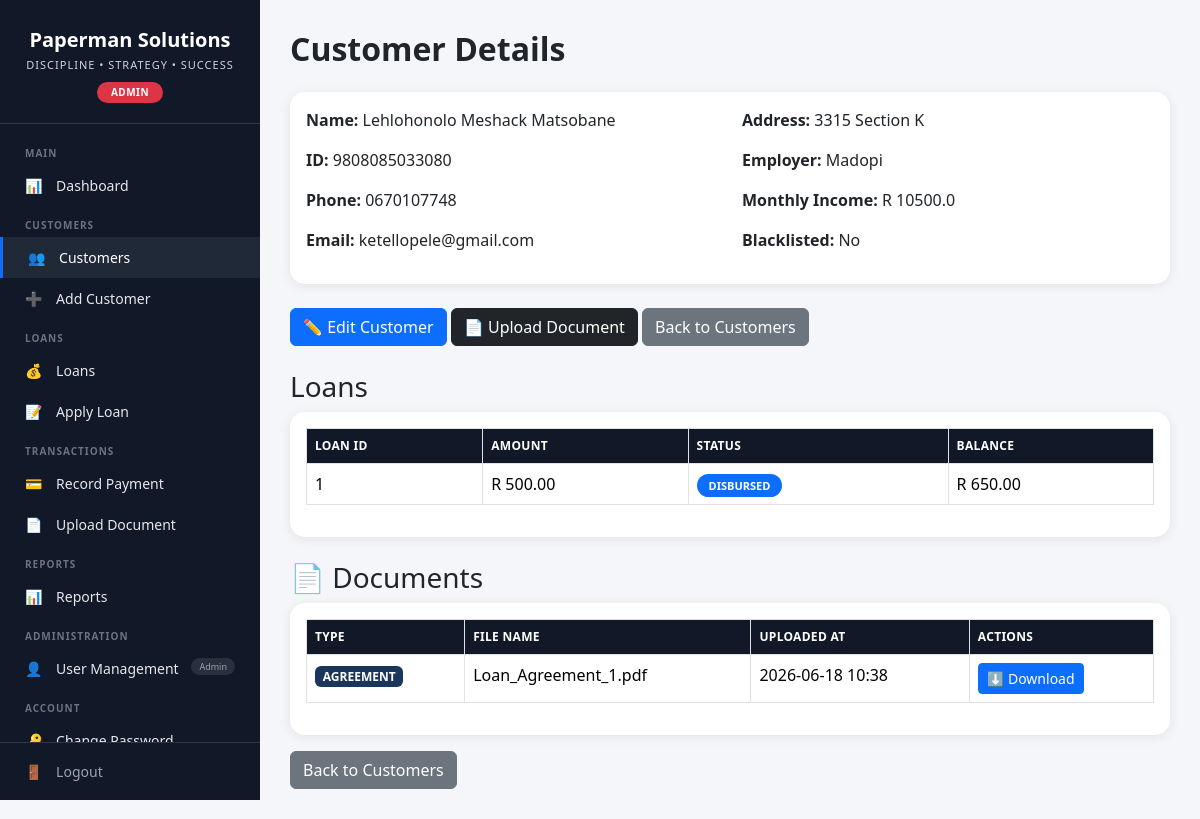
The page /customers/1 (signed in) on the database its author committed.
### app/models/user.py (models this page shows)
class User(Base):
    __tablename__ = "users"
    id = Column(Integer, primary_key=True, index=True)
    username = Column(String(50), unique=True, nullable=False)
    hashed_password = Column(String(200), nullable=False)
    full_name = Column(String(100))
    role = Column(String(20), default="loan_officer")  # admin, manager, loan_officer
    is_active = Column(Boolean, default=True)
    created_at = Column(DateTime(timezone=True), server_default=func.now())
    updated_at = Column(DateTime(timezone=True), onupdate=func.now())

### app/models/customer.py (models this page shows)
class Customer(Base):
    __tablename__ = "customers"
    id = Column(Integer, primary_key=True, index=True)
    first_name = Column(String(100), nullable=False)
    last_name = Column(String(100), nullable=False)
    id_number = Column(String(50), unique=True, nullable=False, index=True)
    phone = Column(String(20), nullable=False)
    email = Column(String(100), nullable=True)
    address = Column(String(200), nullable=True)
    employer = Column(String(100), nullable=True)
    monthly_income = Column(Float, default=0.0)
    is_blacklisted = Column(Boolean, default=False)
    created_at = Column(DateTime(timezone=True), server_default=func.now())
    updated_at = Column(DateTime(timezone=True), onupdate=func.now())
    loans = relationship("Loan", back_populates="customer", cascade="all, delete-orphan")
    documents = relationship("Document", back_populates="customer", cascade="all, delete-orphan")

### app/models/loan.py (models this page shows)
class Loan(Base):
    __tablename__ = "loans"
    id = Column(Integer, primary_key=True, index=True)
    customer_id = Column(Integer, ForeignKey("customers.id"), nullable=False)
    amount = Column(Float, nullable=False)
    term_months = Column(Integer, nullable=False)
    interest_rate = Column(Float, nullable=False)
    interest_amount = Column(Float, nullable=False)
    total_repayment = Column(Float, nullable=False)
    monthly_installment = Column(Float, nullable=False)
    status = Column(String(20), default="PENDING")
    balance_remaining = Column(Float, default=0.0)
    approval_date = Column(Date, nullable=True)
    disbursement_date = Column(Date, nullable=True)
    next_due_date = Column(Date, nullable=True)
    created_at = Column(DateTime(timezone=True), server_default=func.now())
    updated_at = Column(DateTime(timezone=True), onupdate=func.now())
    customer = relationship("Customer", back_populates="loans")
    payments = relationship("Payment", back_populates="loan", cascade="all, delete-orphan")
    documents = relationship("Document", back_populates="loan", cascade="all, delete-orphan")

### app/models/document.py (models this page shows)
class Document(Base):
    __tablename__ = "documents"
    id = Column(Integer, primary_key=True, index=True)
    customer_id = Column(Integer, ForeignKey("customers.id"), nullable=True)
    loan_id = Column(Integer, ForeignKey("loans.id"), nullable=True)
    file_name = Column(String(255), nullable=False)
    file_path = Column(String(500), nullable=False)
    file_type = Column(String(50))
    uploaded_by = Column(Integer)
    uploaded_at = Column(DateTime(timezone=True), server_default=func.now())
    customer = relationship("Customer", back_populates="documents")
    loan = relationship("Loan", back_populates="documents")

### app/routers/customers.py (the view)
@router.get("/{customer_id}", response_class=HTMLResponse)
def view_customer(
    request: Request,
    customer_id: int,
    db: Session = Depends(get_db),
    current_user: User = Depends(get_current_user)
):
    customer = db.query(Customer).filter(Customer.id == customer_id).first()
    if not customer:
        raise HTTPException(status_code=404)
    loans = db.query(Loan).filter(Loan.customer_id == customer_id).all()
    return templates.TemplateResponse("customers/details.html", {
        "request": request,
        "customer": customer,
        "loans": loans,
        "user": current_user
    })

### app/templates/customers/details.html
{% extends "base.html" %}
{% block content %}
<h2 class="top-title mb-4">Customer Details</h2>
<div class="card section-card mb-4">
    <div class="card-body">
        <div class="row">
            <div class="col-md-6">
                <p><strong>Name:</strong> {{ customer.first_name }} {{ customer.last_name }}</p>
                <p><strong>ID:</strong> {{ customer.id_number }}</p>
                <p><strong>Phone:</strong> {{ customer.phone }}</p>
                <p><strong>Email:</strong> {{ customer.email|default('N/A') }}</p>
            </div>
            <div class="col-md-6">
                <p><strong>Address:</strong> {{ customer.address|default('N/A') }}</p>
                <p><strong>Employer:</strong> {{ customer.employer|default('N/A') }}</p>
                <p><strong>Monthly Income:</strong> R {{ customer.monthly_income|default(0) }}</p>
                <p><strong>Blacklisted:</strong> {% if customer.is_blacklisted %}Yes{% else %}No{% endif %}</p>
            </div>
        </div>
    </div>
</div>
<div class="mb-3">
    <a href="/customers/{{ customer.id }}/edit" class="btn btn-primary">✏️ Edit Customer</a>
    <a href="/documents/upload?customer_id={{ customer.id }}" class="btn btn-dark">📄 Upload Document</a>
    <a href="/customers/" class="btn btn-secondary">Back to Customers</a>
</div>
<h3 class="mt-4">Loans</h3>
<div class="card section-card mb-4">
    <div class="card-body">
        <div class="table-responsive">
            <table class="table table-bordered">
                <thead>
                    <tr>
                        <th>Loan ID</th>
                        <th>Amount</th>
                        <th>Status</th>
                        <th>Balance</th>
                    </tr>
                </thead>
                <tbody>
                    {% for loan in loans %}
                    <tr>
                        <td>{{ loan.id }}</td>
                        <td>R {{ "%.2f"|format(loan.amount) }}</td>
                        <td>
                            {% if loan.status == "APPROVED" %}
                                <span class="badge-approved">APPROVED</span>
                            {% elif loan.status == "REJECTED" %}
                                <span class="badge-rejected">REJECTED</span>
                            {% elif loan.status == "DISBURSED" %}
                                <span class="badge-disbursed">DISBURSED</span>
                            {% elif loan.status == "COMPLETED" %}
                                <span class="badge-completed">COMPLETED</span>
                            {% elif loan.status == "DEFAULTED" %}
                                <span class="badge-defaulted">DEFAULTED</span>
                            {% else %}
                                <span class="badge-pending">{{ loan.status }}</span>
                            {% endif %}
                        </td>
                        <td>R {{ "%.2f"|format(loan.balance_remaining) }}</td>
                    </tr>
                    {% else %}
                    <tr>
                        <td colspan="4" class="text-center">No loans found.</td>
                    </tr>
                    {% endfor %}
                </tbody>
            </table>
        </div>
    </div>
</div>
<h3 class="mt-4">📄 Documents</h3>
<div class="card section-card">
    <div class="card-body">
        <div class="table-responsive">
            <table class="table table-bordered">
                <thead>
                    <tr>
                        <th>Type</th>
                        <th>File Name</th>
                        <th>Uploaded At</th>
                        <th>Actions</th>
                    </tr>
                </thead>
                <tbody>
                    {% for doc in customer.documents %}
                    <tr>
                        <td>
                            <span class="badge" style="background:#1a365d; color:white;">
                                {{ doc.file_type|upper }}
                            </span>
                        </td>
                        <td>{{ doc.file_name }}</td>
                        <td>{{ doc.uploaded_at.strftime('%Y-%m-%d %H:%M') }}</td>
                        <td>
                            <a href="/documents/download/{{ doc.id }}" class="btn btn-sm btn-primary">⬇️ Download</a>
                        </td>
                    </tr>
                    {% else %}
                    <tr>
                        <td colspan="4" class="text-center text-muted">No documents uploaded yet.</td>
                    </tr>
                    {% endfor %}
                </tbody>
            </table>
        </div>
    </div>
</div>
<a href="/customers/" class="btn btn-secondary mt-3">Back to Customers</a>
{% endblock %}

### app/templates/base.html (shortened to what this page needs)
<!DOCTYPE html>
<html lang="en">
<head>
    <link href="https://cdn.jsdelivr.net/npm/bootstrap@5.3.3/dist/css/bootstrap.min.css" rel="stylesheet">
</head>
<body>
<div class="sidebar">
    <div class="sidebar-logo">
        <div class="company-name">Paperman Solutions</div>
        <div class="company-tagline">DISCIPLINE • STRATEGY • SUCCESS</div>
        {% if user %}
        <span class="user-role-badge {{ user.role }}">
            {{ user.role|replace('_', ' ')|upper }}
        </span>
        {% endif %}
    </div>
    <div class="sidebar-menu">
        <div class="menu-section">Main</div>
        <a href="/dashboard" class="{% if request.url.path == '/dashboard' %}active{% endif %}">
            <span class="icon">📊</span> Dashboard
        </a>
        <div class="menu-section">Customers</div>
        <a href="/customers/" class="{% if '/customers' in request.url.path and '/add' not in request.url.path %}active{% endif %}">
            <span class="icon">👥</span> Customers
        </a>
        <a href="/customers/add" class="{% if '/customers/add' in request.url.path %}active{% endif %}">
            <span class="icon">➕</span> Add Customer
        </a>
        <div class="menu-section">Loans</div>
        <a href="/loans/" class="{% if '/loans' in request.url.path and '/apply' not in request.url.path %}active{% endif %}">
            <span class="icon">💰</span> Loans
        </a>
        <a href="/loans/apply" class="{% if '/loans/apply' in request.url.path %}active{% endif %}">
            <span class="icon">📝</span> Apply Loan
        </a>
        <div class="menu-section">Transactions</div>
        <a href="/payments/record" class="{% if '/payments' in request.url.path %}active{% endif %}">
            <span class="icon">💳</span> Record Payment
        </a>
        <a href="/documents/upload" class="{% if '/documents' in request.url.path and '/upload' in request.url.path %}active{% endif %}">
            <span class="icon">📄</span> Upload Document
        </a>
        <div class="menu-section">Reports</div>
        <a href="/reports/" class="{% if '/reports' in request.url.path %}active{% endif %}">
            <span class="icon">📊</span> Reports
        </a>
        {% if user.role == 'admin' %}
        <div class="menu-section">Administration</div>
        <a href="/users/" class="{% if '/users' in request.url.path %}active{% endif %}">
            <span class="icon">👤</span> User Management
            <span class="badge-role">Admin</span>
        </a>
        {% endif %}
        <div class="menu-section">Account</div>
        <a href="/users/change-password" class="{% if '/users/change-password' in request.url.path %}active{% endif %}">
            <span class="icon">🔑</span> Change Password
        </a>
    </div>
    <div class="sidebar-footer">
        <a href="/auth/logout">
            <span class="icon">🚪</span> Logout
        </a>
    </div>
</div>
<div class="main-content">
    {% block content %}{% endblock %}
</div>
</body>
</html>

### app/templates/base.html (style rules this page uses)
* { margin: 0; padding: 0; box-sizing: border-box; }
body { background: #f4f6f9; font-family: 'Segoe UI', Tahoma, Geneva, Verdana, sans-serif; min-height: 100vh; }
.sidebar { width: 260px; height: 100vh; background: #111827; color: white; position: fixed; left: 0; top: 0; display: flex; flex-direction: column; overflow: hidden; }
.sidebar-logo { text-align: center; padding: 25px 15px 20px; border-bottom: 1px solid #2d3748; flex-shrink: 0; }
.company-name { font-size: 20px; font-weight: bold; color: white; }
.company-tagline { font-size: 11px; color: #cbd5e1; letter-spacing: 1px; margin-top: 2px; }
.user-role-badge { display: inline-block; padding: 3px 14px; border-radius: 12px; font-size: 10px; font-weight: 600; letter-spacing: 0.5px; text-transform: uppercase; margin-top: 8px; }
.user-role-badge.admin { background: #dc3545; color: white; }
.sidebar-menu { flex: 1; overflow-y: auto; padding: 10px 0; }
.sidebar-menu .menu-section { font-size: 10px; color: #6b7280; text-transform: uppercase; letter-spacing: 1px; padding: 12px 25px 4px; font-weight: 600; }
.sidebar-menu a { display: block; color: #e5e7eb; text-decoration: none; padding: 10px 25px; transition: 0.3s; font-size: 14px; }
.sidebar-menu a.active { background: #1f2937; color: white; border-left: 3px solid #0d6efd; }
.sidebar-menu a .icon { margin-right: 10px; }
.sidebar-menu a .badge-role { float: right; font-size: 9px; background: rgba(255, 255, 255, 0.1); padding: 2px 8px; border-radius: 10px; color: #9ca3af; }
.sidebar-footer { border-top: 1px solid #2d3748; padding: 8px 0; flex-shrink: 0; background: #111827; }
.sidebar-footer a { display: block; color: #9ca3af; text-decoration: none; padding: 10px 25px; transition: 0.3s; font-size: 14px; }
.sidebar-footer a .icon { margin-right: 10px; }
.main-content { margin-left: 260px; padding: 30px; min-height: 100vh; }
.section-card { border: none; border-radius: 15px; box-shadow: 0 2px 12px rgba(0, 0, 0, 0.08); }
.table th { background: #111827; color: white; font-weight: 600; font-size: 12px; text-transform: uppercase; letter-spacing: 0.3px; }
.top-title { font-weight: 700; }
.badge-disbursed { background: #0d6efd; color: white; padding: 4px 12px; border-radius: 20px; font-size: 11px; font-weight: 600; }

### rows shown on the page
User: role "ADMIN"
Customer: first_name "Lehlohonolo Meshack", last_name "Matsobane", id_number "9808085033080", phone "0670107748", email "ketellopele@gmail.com", address "3315 Section K", employer "Madopi", monthly_income "10500.0"
Loan: id "1", amount "500.00", status "DISBURSED", balance_remaining "650.00"
Document: file_type "AGREEMENT", file_name "Loan_Agreement_1.pdf", uploaded_at "2026-06-18 10:38"
